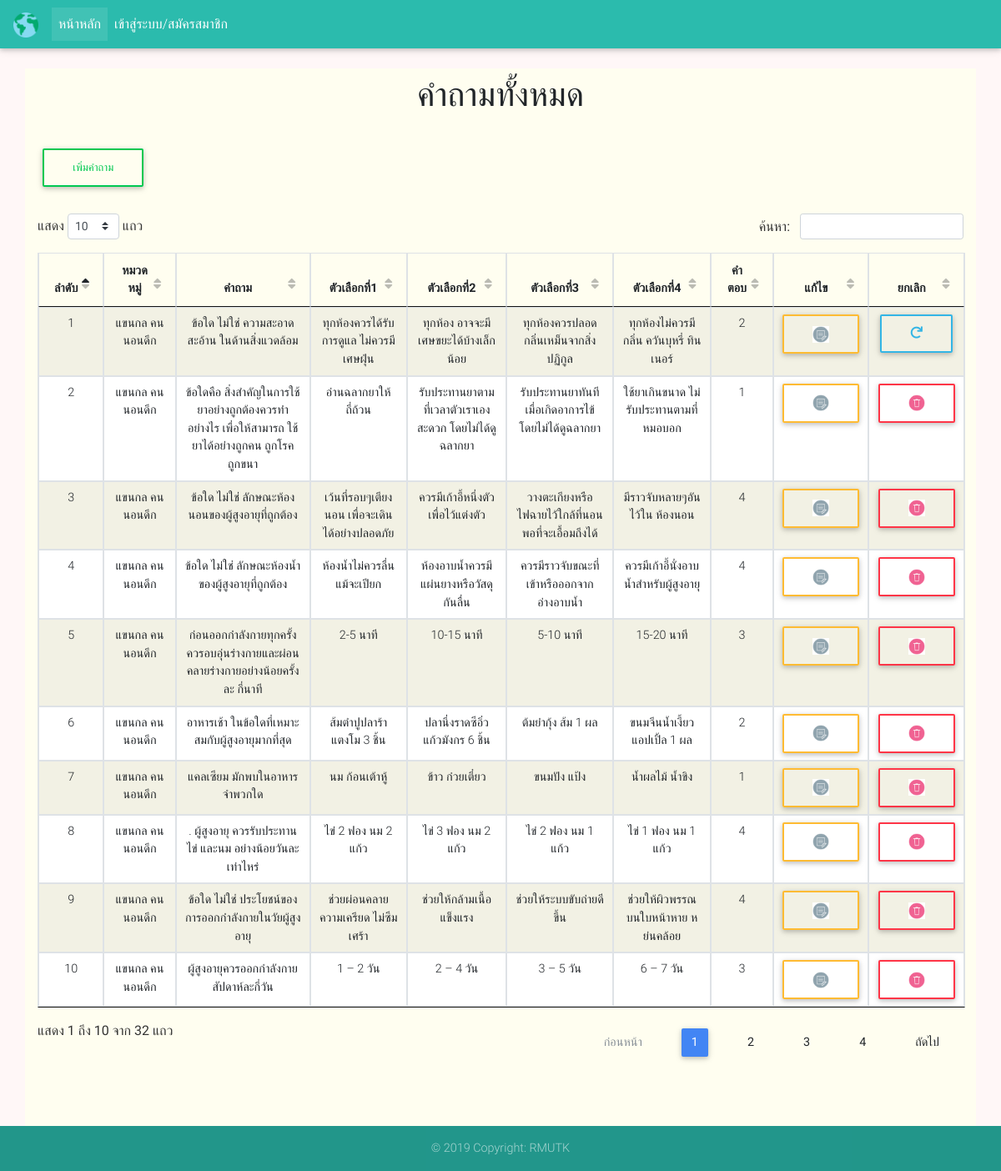
Page /admin/index.php?showchoice_s&choice_id=1 on the earlier database version.
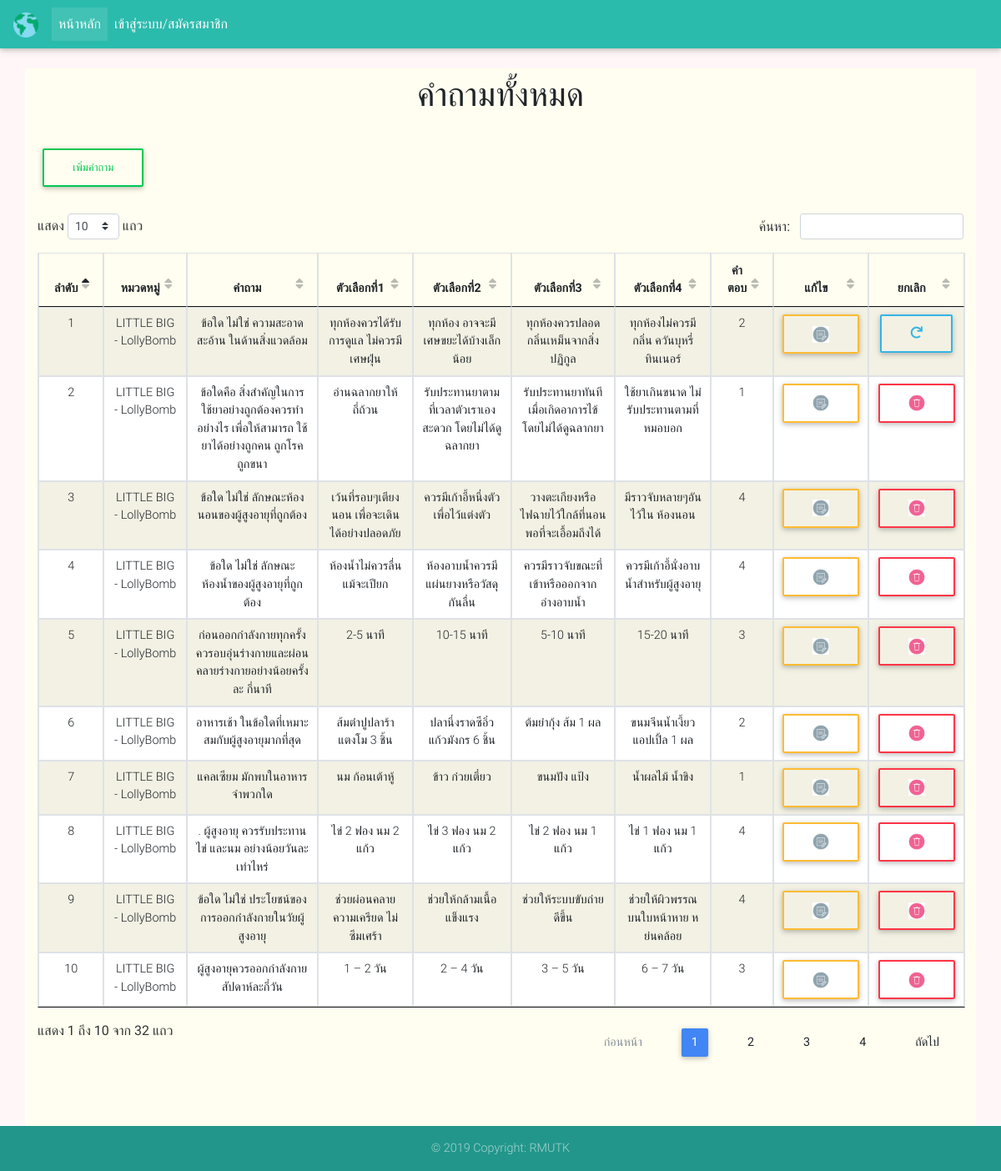
Same page on the later database version.
### tables this page shows
CREATE TABLE `testing` (
  `id` int(3) NOT NULL,
  `choice_id` int(10) NOT NULL,
  `question` varchar(100) NOT NULL DEFAULT '',
  `c1` varchar(100) NOT NULL DEFAULT '',
  `c2` varchar(100) NOT NULL DEFAULT '',
  `c3` varchar(100) NOT NULL DEFAULT '',
  `c4` varchar(100) NOT NULL DEFAULT '',
  `answer` int(1) NOT NULL DEFAULT '0',
  `status` int(1) NOT NULL
);

CREATE TABLE `choice` (
  `choice_id` int(11) NOT NULL,
  `choice_name` varchar(100) NOT NULL,
  `video` varchar(300) NOT NULL,
  `choice_detail` varchar(100) NOT NULL,
  `choice_status` int(1) NOT NULL
);

### admin/showchoice_sub.php (the view, shortened to what this page needs)
<?php
$choice_id = $_GET['choice_id'];
$query_learning = "SELECT * FROM testing WHERE choice_id = '$choice_id' order by id desc " ;
$learning = mysqli_query($con,$query_learning) or die(mysqli_error());
$row_learning = mysqli_fetch_assoc($learning);
$totalRows_learning = mysqli_num_rows($learning);
?>
<div class="col-12">
 <div class="py-2">
  <div class="container">
    <div class="row">
      <div class="col-md-12">
        <h1 class="text-center" >คำถามทั้งหมด</h1>
      </div>
    </div>
  </div>
</div>
  <br>
  <?php include 'add_choice_sub.php'; ?>
  <a href="showchoice_sub.php" class="btn btn-outline-success my-2 my-sm-0"  data-toggle='modal' data-target='#addchoicesubModal'>เพิ่มคำถาม</a>
  <br><br>
  <table  id="dtBasicExample" class="table table-striped table-bordered" cellspacing="0" width="100%">
   <?php if ($totalRows_learning > 0) {?>
    <thead>
      <tr class="text-center">
        <th scope="col" width="5">ลำดับ</th>
        <th scope="col">หมวดหมู่</th>
        <th scope="col">คำถาม</th>
        <th scope="col">ตัวเลือกที่1</th>
        <th scope="col">ตัวเลือกที่2</th>
        <th scope="col">ตัวเลือกที่3</th>
        <th scope="col">ตัวเลือกที่4</th>
        <th scope="col">คำตอบ</th>
        <th scope="col" width="5">แก้ไข</th>
        <th scope="col" width="5">ยกเลิก</th>
      </tr>
    </thead>
    <tbody>
      <?php
      $i = 1 ;
      do { ?>
        <?php
        $query_learningc = "SELECT * FROM choice where choice_id = '$choice_id' and choice_id = ".$row_learning['choice_id'];
        $learningc = mysqli_query($con,$query_learningc) or die(mysqli_error());
        $row_learningc = mysqli_fetch_assoc($learningc);
        ?>
        <tr class="text-center">
          <td><?php echo $i ?></td>
          <td><?php echo $row_learningc['choice_name']; ?></td>
          <td><?php echo $row_learning['question']; ?></td>
          <td><?php echo $row_learning['c1']; ?></td>
          <td><?php echo $row_learning['c2']; ?></td>
          <td><?php echo $row_learning['c3']; ?></td>
          <td><?php echo $row_learning['c4']; ?></td>
          <td><?php echo $row_learning['answer']; ?></td>
          <td><a href="edit_choice_sub.php?choice_id=<?php echo $choice_id; ?>&id=<?php echo $row_learning['id'];?>" class="btn btn-outline-warning my-2 my-sm-0" ><img src="../img/edit.png" width="20"></a></td>
          <?php if ($row_learning['status'] <> 1 ): ?>
            <td>
              <a href="del_choice_sub.php?choice_id=<?php echo $choice_id; ?>&id=<?php echo $row_learning['id'];?>&st=1" class="btn btn-outline-danger my-2 my-sm-0" onClick="return confirm('ยืนยันการยกเลิกคำถาม');"><img src="../img/delete.png" width="20"></a>
            </td>
            <?php else: ?>
             <td>
              <a href="del_choice_sub.php?choice_id=<?php echo $choice_id; ?>&id=<?php echo $row_learning['id'];?>&st=0" class="btn btn-outline-info my-2 my-sm-0" onClick="return confirm('ยืนยันการใช้งานคำถาม');"><i class="fas fa-redo"></i></a>
            </td>
          <?php endif ?>
        </tr>
        <?php
        $i += 1;
      } while ($row_learning = mysqli_fetch_assoc($learning)); ?>
    </tbody>
  </table>
<?php }else {
  echo "<h3><br /> ยังไม่มีคำถาม </h3>";
}
mysqli_free_result($learning);?>
<div class="py-5">
</div>

### admin/index.php (shortened to what this page needs)
<!DOCTYPE html>
<html lang="en">
<head>
  <link rel="stylesheet" href="https://use.fontawesome.com/releases/v5.6.1/css/all.css">
  <link href="../MDBcss/css/bootstrap.min.css" rel="stylesheet">
  <link href="../MDBcss/css/mdb.min.css" rel="stylesheet">
  <link href="../MDBcss/css/addons/datatables.min.css" rel="stylesheet">
  <link href="../MDBcss/css/style.css" rel="stylesheet">
</head>
<?php include 'navbar.php'; ?>
<body style="background-color: #FFF7F7">
  <div class="container" >
    <div class="row" style="background-color: #FFFEF0" >
      <?php include '../conn.php'; ?>
      <?php include 'datatables.php'; ?>
      <body>
        <?php
        $in = isset($_REQUEST['in']);
        $sh = isset($_REQUEST['showchoice']);
        $shs = isset($_REQUEST['showchoice_s']);
        $sp = isset($_REQUEST['sp']);
        $ep = isset($_REQUEST['ep']);
        $pw = isset($_REQUEST['pw']);
        $su = isset($_REQUEST['su']);
        $eu = isset($_REQUEST['eu']);
        $sc = isset($_REQUEST['sc']);
        $sco = isset($_REQUEST['sco']);
        $ec = isset($_REQUEST['ec']);
        $ecs = isset($_REQUEST['ecs']);
        if ($in <> '') {
          include 'index_scoreall.php';
        }elseif ($sh <> '') {
          include 'showchoice.php';
        }elseif ($shs <> '') {
          include 'showchoice_sub.php';
        }elseif ($sp <> '') {
          include 'editprofile_show.php';
        }elseif ($ep <> '') {
          include 'editprofile.php';
        }elseif ($pw <> '') {
          include 'edit_password.php';
        }elseif ($su <> '') {
          include 'show_user.php';
        }elseif ($eu <> '') {
          include 'edit_user.php';
        }elseif ($ec <> '') {
          include 'edit_choice.php';
        }elseif ($ecs <> '') {
          include 'edit_choice_sub.php';
        }elseif ($sc <> '' or $sco <> '') {
          include 'show_choice_all.php';
      }
      ?>
  <?php include 'footer.php'; ?>
</body>
</html>

### admin/navbar.php (shortened to what this page needs)
<div class="navb">
  <nav class="navbar navbar-expand-lg navbar-dark default-color">
     <a class="navbar-brand" href="#">
    <img src="img/ww.png" height="30">
  </a>
  <div class="collapse navbar-collapse" id="navbarNav">
    <ul class="navbar-nav">
      <li class="nav-item active">
        <a class="nav-link" href="index.php">หน้าหลัก <span class="sr-only">(current)</span></a>
      </li>
      <?php if(isset($_SESSION["Userlevel"]) <> "M" or isset($_SESSION["Userlevel"]) <> "A"){ ?>
        <li class="nav-item">
          <a href="" class="nav-link" data-toggle="modal" data-target="#modalLoginForm">เข้าสู่ระบบ/สมัครสมาชิก</a>
        </li>
      <?php } ?>
    </ul>
  </div>
</nav>
</div>
<br>

### admin/datatables.php (shortened to what this page needs)
<link rel="stylesheet" type="text/css" href="../dt/jquery.dataTables.min.css">

### admin/add_choice_sub.php (shortened to what this page needs)
<body>
                  </div>
                </div>
              </div>
          </body>

### admin/footer.php (shortened to what this page needs)
<div class="footer">
  <footer class="page-footer font-small default-color" >
  	<div class="footer-copyright text-center py-3 ">
  		© 2019 Copyright: RMUTK
  	</div>
  </footer>
</div>

### admin/footer.php (style rules this page uses)
.footer { position: fixed; bottom: 0; left: 0; width: 100%; color: white; text-align: center; }

Differences in the rows shown:
changed through a linked row, testing "ข้อใด ไม่ใช่ ความสะอาดสะอ้าน ในด้านสิ่งแวดล้อม": choice.choice_name "แขนกล คนนอนดึก" → "LITTLE BIG - LollyBomb"
changed through a linked row, testing "อ่านฉลากยาให้ถี่ถ้วน": choice.choice_name "แขนกล คนนอนดึก" → "LITTLE BIG - LollyBomb"
changed through a linked row, testing "ข้อใด ไม่ใช่ ลักษณะห้องนอนของผู้สูงอายุที่ถูกต้อง": choice.choice_name "แขนกล คนนอนดึก" → "LITTLE BIG - LollyBomb"
changed through a linked row, testing "ข้อใด ไม่ใช่ ลักษณะห้องน้ำของผู้สูงอายุที่ถูกต้อง": choice.choice_name "แขนกล คนนอนดึก" → "LITTLE BIG - LollyBomb"
changed through a linked row, testing "2-5 นาที": choice.choice_name "แขนกล คนนอนดึก" → "LITTLE BIG - LollyBomb"
changed through a linked row, testing "อาหารเช้า ในข้อใดที่เหมาะสมกับผู้สูงอายุมากที่สุด": choice.choice_name "แขนกล คนนอนดึก" → "LITTLE BIG - LollyBomb"
changed through a linked row, testing "แคลเซียม มักพบในอาหาร จำพวกใด": choice.choice_name "แขนกล คนนอนดึก" → "LITTLE BIG - LollyBomb"
changed through a linked row, testing ". ผู้สูงอายุ ควรรับประทาน ไข่ และนม อย่างน้อยวันละเท่าไหร่": choice.choice_name "แขนกล คนนอนดึก" → "LITTLE BIG - LollyBomb"
changed through a linked row, testing "ข้อใด ไม่ใช่ ประโยชน์ของการออกกำลังกายในวัยผู้สูงอายุ": choice.choice_name "แขนกล คนนอนดึก" → "LITTLE BIG - LollyBomb"
changed through a linked row, testing "ผู้สูงอายุควรออกกำลังกายสัปดาห์ละกี่วัน": choice.choice_name "แขนกล คนนอนดึก" → "LITTLE BIG - LollyBomb"
